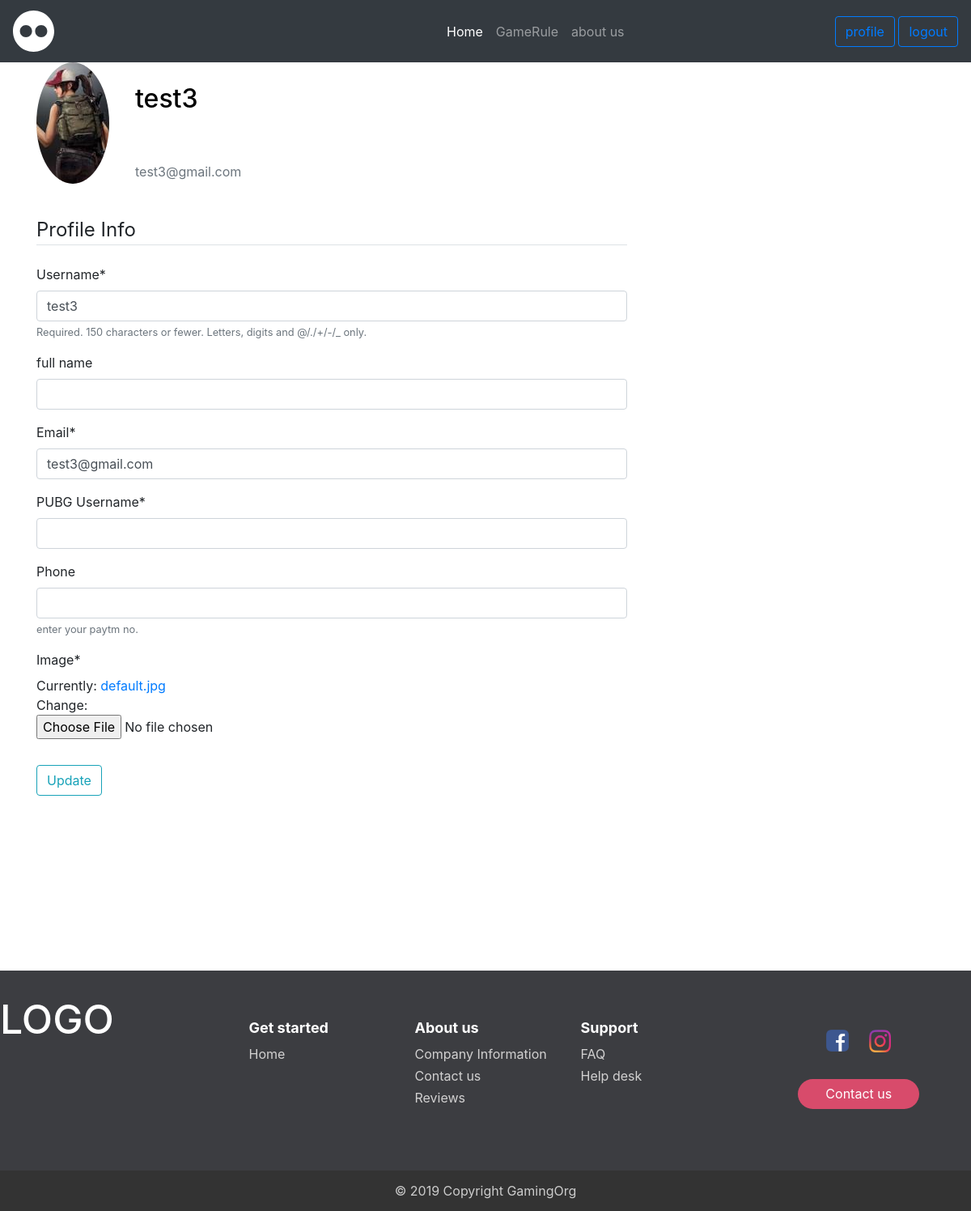
/profile/ (signed in), run on an earlier commit of the app's database.
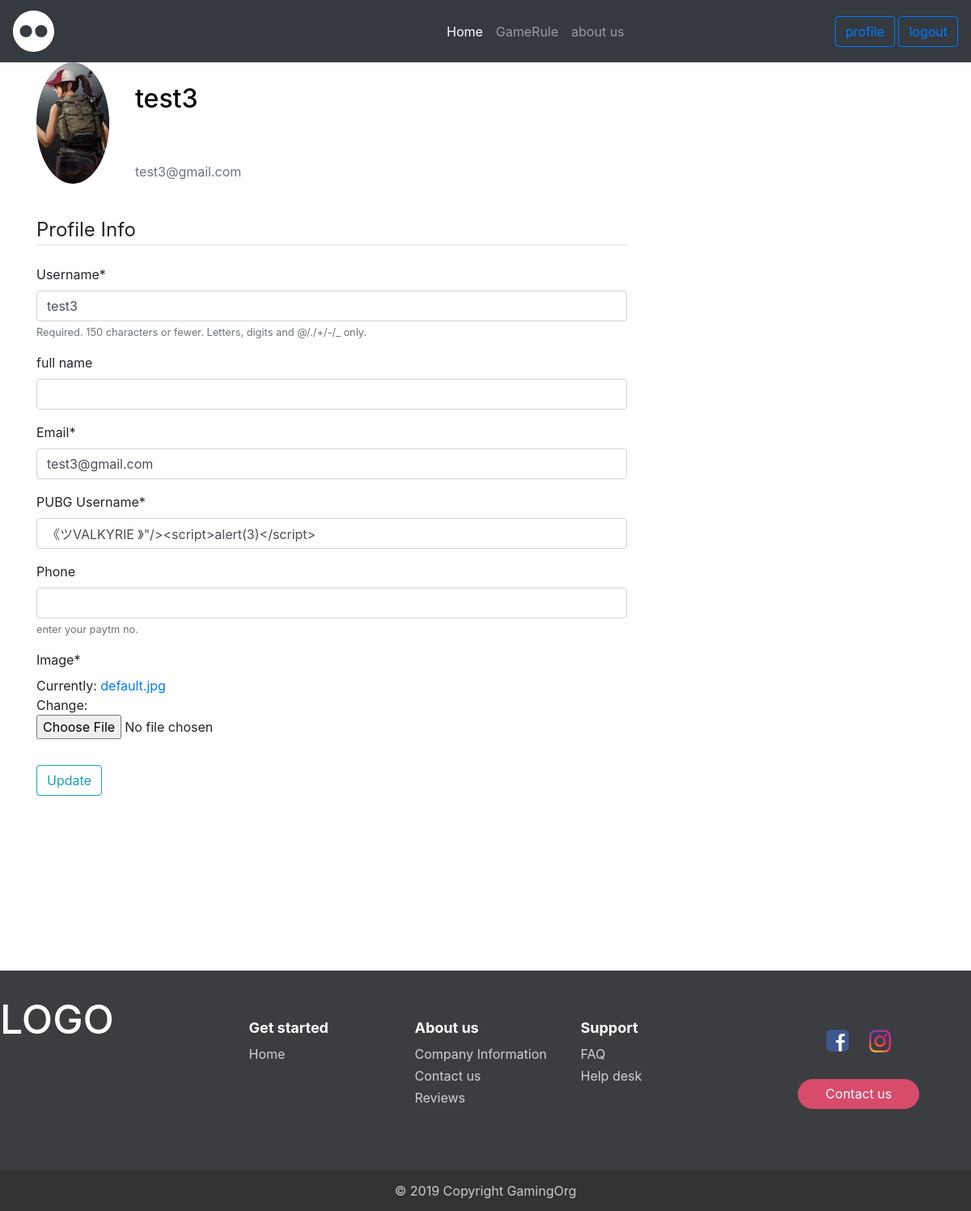
And on a later commit of the database.
### users/models.py (models this page shows, shortened)
class Profile(models.Model):
    user = models.OneToOneField(User, on_delete=models.CASCADE,related_name='profile')
    image = models.ImageField( upload_to='profile_pics' , default='default.jpg')
    phone = models.CharField(max_length=10,blank=True, null=True, validators=[numeric],default='',help_text='enter your paytm no.')
    pubgusername = models.CharField(max_length=100,default='',null=True)

### users/views.py (the view)
# urls.py: path('profile/', user_views.profile, name='profile'),
@login_required
def profile(request):
    if request.method == 'POST':
        u_form = UserUpdateForm(request.POST, instance=request.user)
        p_form = ProfileUpdateForm(request.POST,
                                   request.FILES,
                                   instance=request.user.profile)
        if u_form.is_valid() and p_form.is_valid():
            u_form.save()
            p_form.save()
            messages.success(request, f'Your account has been updated!')
            return redirect('profile')
    else:
        u_form = UserUpdateForm(instance=request.user)
        p_form = ProfileUpdateForm(instance=request.user.profile)
    context = {
        'u_form': u_form,
        'p_form': p_form
    }
    return render(request, 'users/profile.html', context)

### users/forms.py
class UserUpdateForm(forms.ModelForm):
    email = forms.EmailField()
    class Meta:
        model = User
        fields = ['username','first_name', 'email']
        labels = {
            'first_name': 'full name',
        }

class ProfileUpdateForm(forms.ModelForm):
    class Meta:
        model = Profile
        fields = ['pubgusername','phone','image']
        labels = {
            'pubgusername': 'PUBG Username',
        }

### users/templates/users/profile.html (shortened to what this page needs)
{% extends "blog/base.html" %}
{% load crispy_forms_tags %}
{% load static %}
{% block content %}
    <link rel="stylesheet" href="{% static 'blog/profile.css' %}">
    <div id="pcenter">
    <div class="content-section">
      <div class="media">
        <img class="rounded-circle account-img" src="{{ user.profile.image.url }}">
        <div class="media-body">
          <h2 class="account-heading" id="uprofile">{{ user.username }}</h2>
          <p class="text-secondary" id="uprofile">{{ user.email }}</p>
        </div>
      </div>
      <form method="POST" enctype="multipart/form-data">
          <fieldset class="form-group">
              <legend class="border-bottom mb-4">Profile Info</legend>
              {{ u_form|crispy }}
              {{ p_form|crispy }}
          </fieldset>
          <div class="form-group">
              <button class="btn btn-outline-info" type="submit">Update</button>
          </div>
      </form>
    </div>
    </div>
{% endblock content %}

### blog/templates/blog/base.html (shortened to what this page needs)
{% load static %}
<!DOCTYPE html>
<html lang="en" dir="ltr">
  <head>
    <link rel="stylesheet" href="https://stackpath.bootstrapcdn.com/bootstrap/4.2.1/css/bootstrap.min.css">
    <link rel="stylesheet" href="{% static 'blog/main.css' %}">
  </head>
  <body>
  <nav class="navbar navbar-expand-lg navbar-dark bg-dark">
  <a class="navbar-brand" href="{% url 'blog-home' %}">
    <img src="{% static '/blog/logo2.svg' %}" alt="GamingOrg" id="logo" height="5%" width="5%">
  </a>
  <div class="collapse navbar-collapse" id="navbarSupportedContent">
    <ul class="navbar-nav mr-auto">
      <li class="nav-item active">
        <a class="nav-link" href="{% url 'blog-home' %}">Home <span class="sr-only">(current)</span></a>
      </li>
      <li class="nav-item">
        <a class="nav-link" href="{% url 'blog-gamerule' %}">GameRule</a>
      </li>
      <li class="nav-item">
        <a class="nav-link" href="{% url 'blog-about' %}" tabindex="-1" >about us</a>
      </li>
    </ul>
    <form class="form-inline my-2 my-lg-0">
    {% if user.is_authenticated %}
      <a class="btn btn-outline-primary my-2 my-sm-0" role="button" href="{% url 'profile' %}">profile</a>&nbsp
      <a class="btn btn-outline-primary my-2 my-sm-0" role="button" href="{% url 'logout' %}">logout</a>
    {% else %}
    <a href="{% url 'login' %}" class="btn btn-outline-primary my-2 my-sm-0" role="button" aria-disabled="true">Login</a>&nbsp&nbsp
    <a href="{% url 'register' %}" class="btn btn-outline-danger my-2 my-sm-0 " role="button" aria-disabled="true">SignUp</a>
    {% endif %}
    </form>
  </div>
</nav>
<main role="main" class="container">
      <div class="row">
        <div class="col-md-8">
          {% block content %}{% endblock %}
        </div>
     </div>
   </main>
    <div class="contents">
    </div>
        <footer id="myFooters">
            <div class="containers">
                <div class="row">
                    <div class="col-sm-3">
                        <h2 class="logo"><a href="#"> LOGO </a></h2>
                    </div>
                    <div class="col-sm-2">
                        <h5>Get started</h5>
                        <ul>
                            <li><a href="#">Home</a></li>
                        </ul>
                    </div>
                    <div class="col-sm-2">
                        <h5>About us</h5>
                        <ul>
                            <li><a href="#">Company Information</a></li>
                            <li><a href="#">Contact us</a></li>
                            <li><a href="#">Reviews</a></li>
                        </ul>
                    </div>
                    <div class="col-sm-2">
                        <h5>Support</h5>
                        <ul>
                            <li><a href="#">FAQ</a></li>
                            <li><a href="#">Help desk</a></li>
                        </ul>
                    </div>
                    <div class="col-sm-3">
                        <div class="social-networkss">
                            <a href="https://www.facebook.com/GamingOrg"><img src="{% static 'blog/fb.png' %}" alt="My image" height="10%" width="10%"></a>
                              <a href="https://www.instagram.com/"><img src="{% static 'blog/insta.png' %}" alt="My image" height="10%" width="10%"></a>
                        </div>
                        <button type="button" class="btn btn-default">Contact us</button>
                    </div>
                </div>
            </div>
            <div class="footer-copyrights">
                <p>© 2019 Copyright GamingOrg </p>
            </div>
        </footer>
  </body>
</html>

### static/blog/main.css (style rules this page uses)
#logo { height: 10%; width: 10%; }
#uprofile { color:black; }
#myFooters { background-color: #3c3d41; color: white; padding-top: 30px; }
#myFooters .footer-copyrights { background-color: #333333; padding-top: 3px; padding-bottom: 3px; text-align: center; }
#myFooters .row { margin-bottom: 60px; }
#myFooters .footer-copyrights p { margin: 10px; color: #ccc; }
#myFooters ul { list-style-type: none; padding-left: 0; line-height: 1.7; }
#myFooters h5 { font-size: 18px; color: white; font-weight: bold; margin-top: 30px; }
#myFooters h2 a { font-size: 50px; text-align: center; color: #fff; }
#myFooters a { color: #d2d1d1; text-decoration: none; }
#myFooters .social-networkss { text-align: center; padding-top: 30px; padding-bottom: 16px; }
#myFooters .social-networkss a { font-size: 32px; color: #f9f9f9; padding: 10px; transition: 0.2s; }
#myFooters .btn { color: white; background-color: #d84b6b; border-radius: 20px; border: none; width: 150px; display: block; margin: 0 auto; margin-top: 10px; line-height: 25px; }
.contents { flex: 1 0 auto; -webkit-flex: 1 0 auto; min-height: 200px; }
#myFooters { flex: 0 0 auto; -webkit-flex: 0 0 auto; }

### static/blog/profile.css (style rules this page uses)
p { color:red; }
#uprofile { padding:4%; padding-left:5%; }
#pcenter { position: center; }

What changed in the data, as far as the page shows it:
changed Profile: pubgusername (not shown) → "《ツVALKYRIE 》\"/><script>alert(3)</script>"
